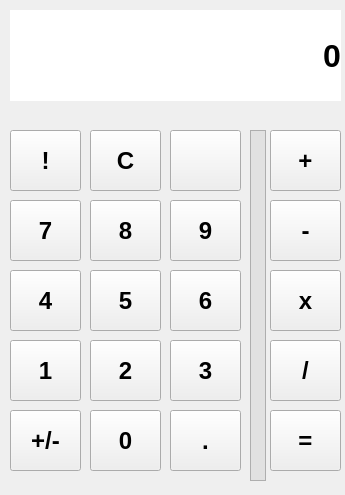
<?xml version="1.0" encoding="UTF-8"?>
<ui version="4.0">
 <class>MainWindow</class>
 <widget class="QMainWindow" name="MainWindow">
  <property name="geometry">
   <rect>
    <x>0</x>
    <y>0</y>
    <width>345</width>
    <height>495</height>
   </rect>
  </property>
  <property name="minimumSize">
   <size>
    <width>345</width>
    <height>495</height>
   </size>
  </property>
  <property name="maximumSize">
   <size>
    <width>345</width>
    <height>495</height>
   </size>
  </property>
  <property name="windowTitle">
   <string>MainWindow</string>
  </property>
  <widget class="QWidget" name="centralwidget">
   <widget class="QLabel" name="result">
    <property name="geometry">
     <rect>
      <x>10</x>
      <y>10</y>
      <width>331</width>
      <height>91</height>
     </rect>
    </property>
    <property name="font">
     <font>
      <pointsize>24</pointsize>
      <weight>75</weight>
      <bold>true</bold>
     </font>
    </property>
    <property name="autoFillBackground">
     <bool>false</bool>
    </property>
    <property name="styleSheet">
     <string notr="true">background-color:white</string>
    </property>
    <property name="text">
     <string>0</string>
    </property>
    <property name="alignment">
     <set>Qt::AlignRight|Qt::AlignTrailing|Qt::AlignVCenter</set>
    </property>
   </widget>
   <widget class="QPushButton" name="sevenBtn">
    <property name="geometry">
     <rect>
      <x>10</x>
      <y>200</y>
      <width>71</width>
      <height>61</height>
     </rect>
    </property>
    <property name="font">
     <font>
      <family>Microsoft YaHei UI</family>
      <pointsize>18</pointsize>
      <weight>75</weight>
      <bold>true</bold>
     </font>
    </property>
    <property name="text">
     <string>7</string>
    </property>
   </widget>
   <widget class="QPushButton" name="eightBtn">
    <property name="geometry">
     <rect>
      <x>90</x>
      <y>200</y>
      <width>71</width>
      <height>61</height>
     </rect>
    </property>
    <property name="font">
     <font>
      <family>Microsoft YaHei UI</family>
      <pointsize>18</pointsize>
      <weight>75</weight>
      <bold>true</bold>
     </font>
    </property>
    <property name="text">
     <string>8</string>
    </property>
   </widget>
   <widget class="QPushButton" name="nineBtn">
    <property name="geometry">
     <rect>
      <x>170</x>
      <y>200</y>
      <width>71</width>
      <height>61</height>
     </rect>
    </property>
    <property name="font">
     <font>
      <family>Microsoft YaHei UI</family>
      <pointsize>18</pointsize>
      <weight>75</weight>
      <bold>true</bold>
     </font>
    </property>
    <property name="text">
     <string>9</string>
    </property>
   </widget>
   <widget class="QPushButton" name="sixBtn">
    <property name="geometry">
     <rect>
      <x>170</x>
      <y>270</y>
      <width>71</width>
      <height>61</height>
     </rect>
    </property>
    <property name="font">
     <font>
      <family>Microsoft YaHei UI</family>
      <pointsize>18</pointsize>
      <weight>75</weight>
      <bold>true</bold>
     </font>
    </property>
    <property name="text">
     <string>6</string>
    </property>
   </widget>
   <widget class="QPushButton" name="fiveBtn">
    <property name="geometry">
     <rect>
      <x>90</x>
      <y>270</y>
      <width>71</width>
      <height>61</height>
     </rect>
    </property>
    <property name="font">
     <font>
      <family>Microsoft YaHei UI</family>
      <pointsize>18</pointsize>
      <weight>75</weight>
      <bold>true</bold>
     </font>
    </property>
    <property name="text">
     <string>5</string>
    </property>
   </widget>
   <widget class="QPushButton" name="fourBtn">
    <property name="geometry">
     <rect>
      <x>10</x>
      <y>270</y>
      <width>71</width>
      <height>61</height>
     </rect>
    </property>
    <property name="font">
     <font>
      <family>Microsoft YaHei UI</family>
      <pointsize>18</pointsize>
      <weight>75</weight>
      <bold>true</bold>
     </font>
    </property>
    <property name="text">
     <string>4</string>
    </property>
   </widget>
   <widget class="QPushButton" name="threeBtn">
    <property name="geometry">
     <rect>
      <x>170</x>
      <y>340</y>
      <width>71</width>
      <height>61</height>
     </rect>
    </property>
    <property name="font">
     <font>
      <family>Microsoft YaHei UI</family>
      <pointsize>18</pointsize>
      <weight>75</weight>
      <bold>true</bold>
     </font>
    </property>
    <property name="text">
     <string>3</string>
    </property>
   </widget>
   <widget class="QPushButton" name="oneBtn">
    <property name="geometry">
     <rect>
      <x>10</x>
      <y>340</y>
      <width>71</width>
      <height>61</height>
     </rect>
    </property>
    <property name="font">
     <font>
      <family>Microsoft YaHei UI</family>
      <pointsize>18</pointsize>
      <weight>75</weight>
      <bold>true</bold>
     </font>
    </property>
    <property name="text">
     <string>1</string>
    </property>
   </widget>
   <widget class="QPushButton" name="twoBtn">
    <property name="geometry">
     <rect>
      <x>90</x>
      <y>340</y>
      <width>71</width>
      <height>61</height>
     </rect>
    </property>
    <property name="font">
     <font>
      <family>Microsoft YaHei UI</family>
      <pointsize>18</pointsize>
      <weight>75</weight>
      <bold>true</bold>
     </font>
    </property>
    <property name="text">
     <string>2</string>
    </property>
   </widget>
   <widget class="QPushButton" name="pointBtn">
    <property name="geometry">
     <rect>
      <x>170</x>
      <y>410</y>
      <width>71</width>
      <height>61</height>
     </rect>
    </property>
    <property name="font">
     <font>
      <family>Microsoft YaHei UI</family>
      <pointsize>18</pointsize>
      <weight>75</weight>
      <bold>true</bold>
     </font>
    </property>
    <property name="text">
     <string>.</string>
    </property>
   </widget>
   <widget class="QPushButton" name="zeroBtn">
    <property name="geometry">
     <rect>
      <x>90</x>
      <y>410</y>
      <width>71</width>
      <height>61</height>
     </rect>
    </property>
    <property name="font">
     <font>
      <family>Microsoft YaHei UI</family>
      <pointsize>18</pointsize>
      <weight>75</weight>
      <bold>true</bold>
     </font>
    </property>
    <property name="text">
     <string>0</string>
    </property>
   </widget>
   <widget class="QPushButton" name="negBtn">
    <property name="geometry">
     <rect>
      <x>10</x>
      <y>410</y>
      <width>71</width>
      <height>61</height>
     </rect>
    </property>
    <property name="font">
     <font>
      <family>Microsoft YaHei UI</family>
      <pointsize>18</pointsize>
      <weight>75</weight>
      <bold>true</bold>
     </font>
    </property>
    <property name="text">
     <string>+/-</string>
    </property>
   </widget>
   <widget class="QPushButton" name="equalBtn">
    <property name="geometry">
     <rect>
      <x>270</x>
      <y>410</y>
      <width>71</width>
      <height>61</height>
     </rect>
    </property>
    <property name="font">
     <font>
      <family>Microsoft YaHei UI</family>
      <pointsize>18</pointsize>
      <weight>75</weight>
      <bold>true</bold>
     </font>
    </property>
    <property name="text">
     <string>=</string>
    </property>
   </widget>
   <widget class="QPushButton" name="subBtn">
    <property name="geometry">
     <rect>
      <x>270</x>
      <y>200</y>
      <width>71</width>
      <height>61</height>
     </rect>
    </property>
    <property name="font">
     <font>
      <family>Microsoft YaHei UI</family>
      <pointsize>18</pointsize>
      <weight>75</weight>
      <bold>true</bold>
     </font>
    </property>
    <property name="text">
     <string>-</string>
    </property>
   </widget>
   <widget class="QPushButton" name="mulBtn">
    <property name="geometry">
     <rect>
      <x>270</x>
      <y>270</y>
      <width>71</width>
      <height>61</height>
     </rect>
    </property>
    <property name="font">
     <font>
      <family>Microsoft YaHei UI</family>
      <pointsize>18</pointsize>
      <weight>75</weight>
      <bold>true</bold>
     </font>
    </property>
    <property name="text">
     <string>x</string>
    </property>
   </widget>
   <widget class="QPushButton" name="divBtn">
    <property name="geometry">
     <rect>
      <x>270</x>
      <y>340</y>
      <width>71</width>
      <height>61</height>
     </rect>
    </property>
    <property name="font">
     <font>
      <family>Microsoft YaHei UI</family>
      <pointsize>18</pointsize>
      <weight>75</weight>
      <bold>true</bold>
     </font>
    </property>
    <property name="text">
     <string>/</string>
    </property>
   </widget>
   <widget class="QFrame" name="frame">
    <property name="geometry">
     <rect>
      <x>250</x>
      <y>130</y>
      <width>16</width>
      <height>351</height>
     </rect>
    </property>
    <property name="styleSheet">
     <string notr="true">background-color:#E1E1E1</string>
    </property>
    <property name="frameShape">
     <enum>QFrame::StyledPanel</enum>
    </property>
    <property name="frameShadow">
     <enum>QFrame::Raised</enum>
    </property>
   </widget>
   <widget class="QPushButton" name="addBtn">
    <property name="geometry">
     <rect>
      <x>270</x>
      <y>130</y>
      <width>71</width>
      <height>61</height>
     </rect>
    </property>
    <property name="font">
     <font>
      <family>Microsoft YaHei UI</family>
      <pointsize>18</pointsize>
      <weight>75</weight>
      <bold>true</bold>
     </font>
    </property>
    <property name="text">
     <string>+</string>
    </property>
   </widget>
   <widget class="QPushButton" name="clearBtn">
    <property name="geometry">
     <rect>
      <x>90</x>
      <y>130</y>
      <width>71</width>
      <height>61</height>
     </rect>
    </property>
    <property name="font">
     <font>
      <family>Microsoft YaHei UI</family>
      <pointsize>18</pointsize>
      <weight>75</weight>
      <bold>true</bold>
     </font>
    </property>
    <property name="text">
     <string>C</string>
    </property>
   </widget>
   <widget class="QPushButton" name="backBtn">
    <property name="geometry">
     <rect>
      <x>170</x>
      <y>130</y>
      <width>71</width>
      <height>61</height>
     </rect>
    </property>
    <property name="font">
     <font>
      <family>Microsoft YaHei UI</family>
      <pointsize>18</pointsize>
      <weight>75</weight>
      <bold>true</bold>
     </font>
    </property>
    <property name="text">
     <string/>
    </property>
    <property name="icon">
     <iconset>
      <normaloff>icons8-clear-symbol-24.png</normaloff>icons8-clear-symbol-24.png</iconset>
    </property>
    <property name="iconSize">
     <size>
      <width>40</width>
      <height>43</height>
     </size>
    </property>
   </widget>
   <widget class="QPushButton" name="factBtn">
    <property name="geometry">
     <rect>
      <x>10</x>
      <y>130</y>
      <width>71</width>
      <height>61</height>
     </rect>
    </property>
    <property name="font">
     <font>
      <family>Microsoft YaHei UI</family>
      <pointsize>18</pointsize>
      <weight>75</weight>
      <bold>true</bold>
     </font>
    </property>
    <property name="text">
     <string>!</string>
    </property>
   </widget>
  </widget>
 </widget>
 <resources/>
 <connections/>
</ui>
